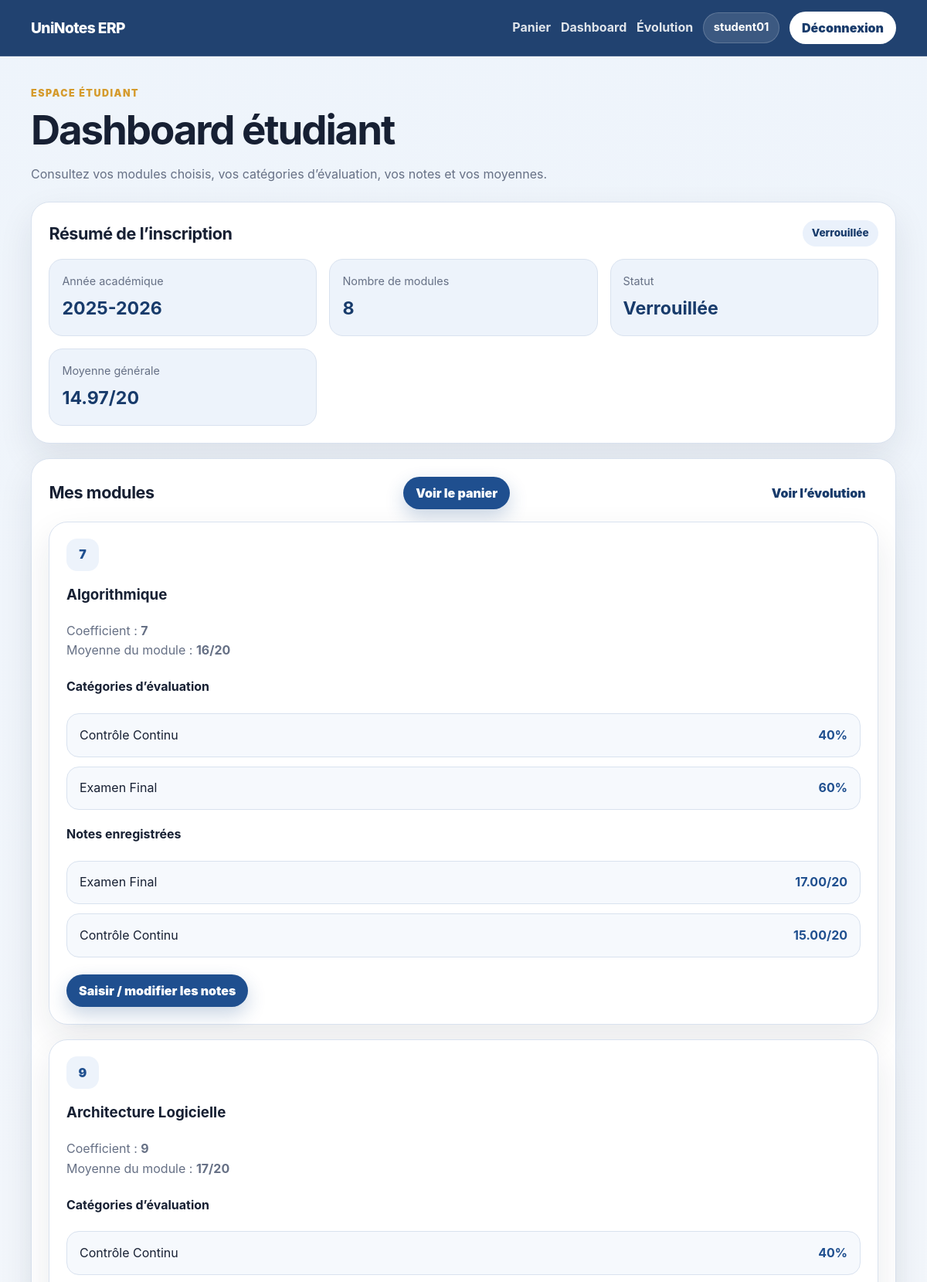
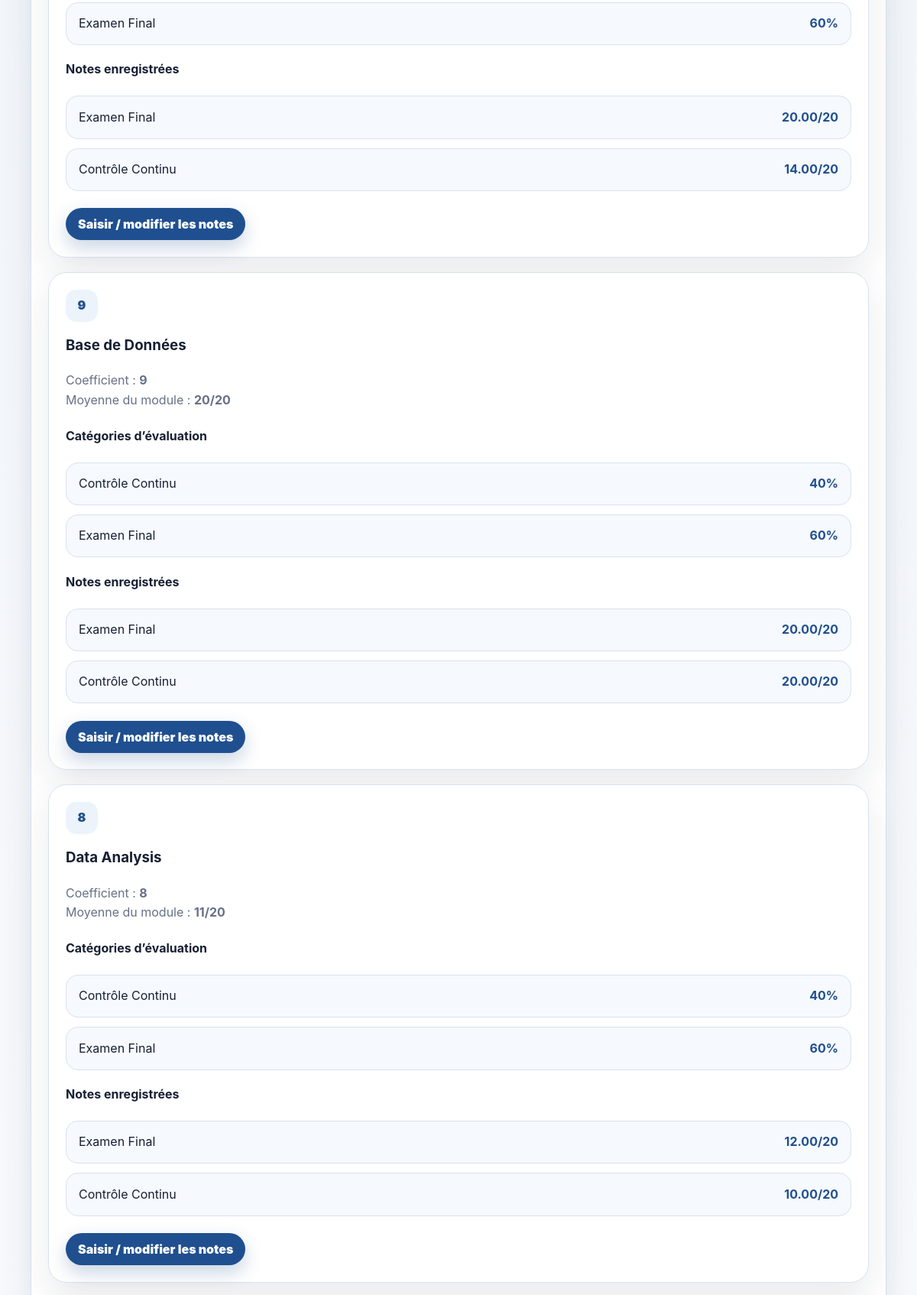
Page /dashboard/ (signed in, upper part) on the committed database (2 pictures, top to bottom).
### academics/models.py (models this page shows, shortened)
class Inscription(models.Model):
    STATUT_OUVERTE = "ouverte"
    STATUT_VERROUILLEE = "verrouillee"
    STATUT_CHOICES = [
        (STATUT_OUVERTE, "Ouverte"),
        (STATUT_VERROUILLEE, "Verrouillée"),
    ]
    etudiant = models.ForeignKey(settings.AUTH_USER_MODEL, on_delete=models.CASCADE, related_name="inscriptions")
    annee_academique = models.CharField(max_length=20, default="2025-2026")
    statut = models.CharField(max_length=20, choices=STATUT_CHOICES, default=STATUT_OUVERTE)
    date_creation = models.DateTimeField(auto_now_add=True)
    class Meta:
        unique_together = ["etudiant", "annee_academique"]
        ordering = ["-date_creation"]

class ModuleChoisi(models.Model):
    inscription = models.ForeignKey(Inscription, on_delete=models.CASCADE, related_name="modules_choisis")
    module = models.ForeignKey(CatalogueModule, on_delete=models.PROTECT, related_name="choix")
    date_choix = models.DateTimeField(auto_now_add=True)
    class Meta:
        unique_together = ["inscription", "module"]
        ordering = ["module__intitule"]

class CatalogueModule(models.Model):
    intitule = models.CharField(max_length=150, unique=True)
    coefficient = models.PositiveIntegerField(validators=[MinValueValidator(1)])
    description = models.TextField(blank=True, null=True)
    est_actif = models.BooleanField(default=True)
    class Meta:
        ordering = ["intitule"]

class CategorieEvaluation(models.Model):
   module = models.ForeignKey(CatalogueModule, on_delete=models.CASCADE, related_name="categories")
   nom = models.CharField(max_length=100)
   poids = models.PositiveBigIntegerField(validators=[MinValueValidator(1), MaxValueValidator(100)])
   class Meta:
       unique_together = ["module", "nom"]
       ordering = ["module__intitule", "nom"]

class Note(models.Model):
    module_choisi = models.ForeignKey(ModuleChoisi, on_delete=models.CASCADE, related_name="notes")
    categorie = models.ForeignKey(CategorieEvaluation, on_delete=models.PROTECT, related_name="notes")
    valeur = models.DecimalField(max_digits=4, decimal_places=2, validators=[MinValueValidator(Decimal('0.00')), MaxValueValidator(Decimal('20.00'))])
    date_saisie = models.DateTimeField(auto_now=True)
    class Meta:
        unique_together = ["module_choisi", "categorie"]
        ordering = ["-date_saisie"]

### dashboard/views.py (the view)
# urls.py: path("", views.student_dashboard_view, name="student_dashboard"),
@login_required
def student_dashboard_view(request):
    if request.user.profile.role != Profile.ROLE_STUDENT:
        messages.error(request, "Accès réservé aux étudiants.")
        return redirect("home")
    inscription = Inscription.objects.filter(
        etudiant=request.user,
        annee_academique="2025-2026"
    ).prefetch_related(
        "modules_choisis__module__categories",
        "modules_choisis__notes__categorie"
    ).first()
    if not inscription:
        messages.info(request, "Vous devez d’abord créer votre panier.")
        return redirect("basket")
    modules_choisis = inscription.modules_choisis.all()
    module_data = []
    for module_choisi in modules_choisis:
        module_data.append({
            "choix": module_choisi,
            "average": get_module_average(module_choisi),
        })
    general_average = get_general_average(inscription)
    return render(request, "dashboard/student_dashboard.html", {
        "inscription": inscription,
        "modules_data": module_data,
        "general_average": general_average,
        "is_read_only": False,
        "dashboard_user": request.user,
    })

### academics/services.py (called while the page is built)
def get_module_average(module_choisi):
    total_categories = module_choisi.module.categories.count()
    total_notes = module_choisi.notes.count()
    if total_categories == 0 or total_notes < total_categories:
        return None
    weighted_note = ExpressionWrapper(
        F("valeur") * F("categorie__poids") / Decimal("100.0"),
        output_field=DecimalField(max_digits=6, decimal_places=2)
    )
    result = module_choisi.notes.annotate(
        weighted_note=weighted_note
    ).aggregate(
        average=Sum("weighted_note")
    )
    return result["average"]

def get_general_average(inscription):
    total = Decimal("0.00")
    for module_choisi in inscription.modules_choisis.select_related("module"):
        module_average = get_module_average(module_choisi)
        if module_average is not None:
            total += module_average * module_choisi.module.coefficient
    return round(total / Decimal("60.0"), 2)

### templates/dashboard/student_dashboard.html (shortened to what this page needs)
{% extends 'base.html' %}
{% block content %}
  <div class="page-header">
    <p class="eyebrow">{% if is_read_only %}Lecture seule{% else %}Espace étudiant{% endif %}</p>
    <h1>
      {% if is_read_only %}
        Dashboard de {{ dashboard_user.username }}
      {% else %}
        Dashboard étudiant
      {% endif %}
    </h1>
    <p>
      {% if is_read_only %}
        Vue tuteur en lecture seule des modules, notes et moyennes de {{ dashboard_user.username }}.
      {% else %}
        Consultez vos modules choisis, vos catégories d’évaluation, vos notes et vos moyennes.
      {% endif %}
    </p>
  </div>
  <section class="basket-status card">
    <div class="section-title">
      <h2>Résumé de l’inscription</h2>
      <span class="status-badge">{{ inscription.get_statut_display }}</span>
    </div>
    <div class="stats-grid">
      <div class="stat-card">
        <span>Année académique</span>
        <strong>{{ inscription.annee_academique }}</strong>
      </div>
      <div class="stat-card">
        <span>Nombre de modules</span>
        <strong>{{ modules_data|length }}</strong>
      </div>
      <div class="stat-card">
        <span>Statut</span>
        <strong>{{ inscription.get_statut_display }}</strong>
      </div>
      <div class="stat-card">
        <span>Moyenne générale</span>
        <strong>
          {% if general_average %}
            {{ general_average }}/20
          {% else %}
            —
          {% endif %}
        </strong>
      </div>
    </div>
  </section>
  <section class="section-card card">
    <div class="section-title">
      <h2>Mes modules</h2>
      {% if is_read_only %}
        <a class="btn btn-light" href="{% url 'tutor_students' %}">Retour</a>
      {% else %}
        <a class="btn btn-primary" href="{% url 'basket' %}">Voir le panier</a>
        <a class="btn btn-light" href="{% url 'evolution' %}">Voir l’évolution</a>
      {% endif %}
    </div>
    {% if modules_data %}
      <div class="module-list">
        {% for data in modules_data %}
          {% with choix=data.choix %}
            <article class="card feature-card">
              <span class="feature-icon">{{ choix.module.coefficient }}</span>
              <h3>{{ choix.module.intitule }}</h3>
              <p>
                Coefficient :
                <strong>{{ choix.module.coefficient }}</strong>
              </p>
              <p>
                Moyenne du module :
                <strong>
                  {% if data.average %}
                    {{ data.average }}/20
                  {% else %}
                    En attente de notes
                  {% endif %}
                </strong>
              </p>
              <h4>Catégories d’évaluation</h4>
              <ul class="suggestion-list">
                {% for categorie in choix.module.categories.all %}
                  <li>
                    <span>{{ categorie.nom }}</span>
                    <strong>{{ categorie.poids }}%</strong>
                  </li>
                {% endfor %}
              </ul>
              <h4 style="margin-top: 1.2rem;">Notes enregistrées</h4>
              {% if choix.notes.all %}
                <ul class="suggestion-list">
                  {% for note in choix.notes.all %}
                    <li>
                      <span>{{ note.categorie.nom }}</span>
                      <strong>{{ note.valeur }}/20</strong>
                    </li>
                  {% endfor %}
                </ul>
              {% else %}
                <p class="empty-state">Aucune note saisie.</p>
              {% endif %}
              <div style="margin-top: 1.4rem;">
                {% if is_read_only %}
                  <span class="btn btn-disabled">Lecture seule</span>
                {% elif inscription.statut == 'verrouillee' %}
                  <a class="btn btn-primary" href="{% url 'manage_notes' choix.id %}">Saisir / modifier les notes</a>
                {% else %}
                  <span class="btn btn-disabled">Inscription non verrouillée</span>
                {% endif %}
              </div>
            </article>
          {% endwith %}
        {% endfor %}
      </div>
    {% else %}
      <p class="empty-state">Aucun module choisi.</p>
    {% endif %}
  </section>
{% endblock %}

### templates/base.html (shortened to what this page needs)
<!DOCTYPE html>
{% load static %}
<html lang="fr">
  <head>
    <link rel="stylesheet" href="{% static 'css/style.css' %}" />
  </head>
  <body>
    <nav class="navbar">
      <div class="nav-inner">
        <a class="brand" href="{% url 'home' %}">UniNotes ERP</a>
        <div class="nav-actions">
          {% if user.is_authenticated %}
            {% if user.profile.role == 'student' %}
              <a class="nav-link" href="{% url 'basket' %}">Panier</a>
              <a class="nav-link" href="{% url 'student_dashboard' %}">Dashboard</a>
              <a class="nav-link" href="{% url 'evolution' %}">Évolution</a>
            {% elif user.profile.role == 'tutor' %}
              <a class="nav-link" href="{% url 'tutor_students' %}">Étudiants</a>
            {% endif %}
            <span class="user-pill">{{ user.username }}</span>
            <form method="post" action="{% url 'logout' %}" class="inline-form">
              <button class="btn btn-light" type="submit">Déconnexion</button>
            </form>
          {% else %}
            <a class="nav-link" href="{% url 'login' %}">Connexion</a>
            <a class="btn btn-light" href="{% url 'register' %}">Inscription</a>
          {% endif %}
        </div>
      </div>
    </nav>
    <main class="container">
      {% block content %}
      {% endblock %}
    </main>
  </body>
</html>

### static/css/style.css (style rules this page uses)
* { box-sizing: border-box; }
:root { --bg: #f4f7fb; --surface: #ffffff; --surface-soft: #edf3fb; --primary: #1f4f8f; --primary-dark: #183b6b; --accent: #d59b2d; --danger: #b4232f; --danger-dark: #8f1d27; --text: #172033; --muted: #667085; --border: #d9e2ef; --shadow: 0 18px 45px rgba(23, 32, 51, 0.09); }
body { margin: 0; min-height: 100vh; background: linear-gradient(180deg, #eef4fb 0%, var(--bg) 38%, #ffffff 100%); color: var(--text); font-family: Inter, "Segoe UI", Arial, sans-serif; font-size: 16px; line-height: 1.6; }
a { color: var(--primary); text-decoration: none; }
h1, h2, h3, p { margin-top: 0; }
h1 { font-size: clamp(2rem, 5vw, 3.3rem); line-height: 1.08; letter-spacing: -0.04em; margin-bottom: 1rem; }
h2 { font-size: 1.35rem; letter-spacing: -0.02em; margin-bottom: 0.75rem; }
button, input, select, textarea { font: inherit; }
.navbar { position: sticky; top: 0; z-index: 10; background: rgba(24, 59, 107, 0.96); border-bottom: 1px solid rgba(255, 255, 255, 0.14); backdrop-filter: blur(12px); }
.nav-inner { width: min(1120px, calc(100% - 32px)); margin: 0 auto; min-height: 72px; display: flex; align-items: center; justify-content: space-between; gap: 1rem; }
.brand { color: #ffffff; font-size: 1.2rem; font-weight: 800; letter-spacing: -0.03em; }
.nav-actions { display: flex; align-items: center; gap: 0.8rem; flex-wrap: wrap; justify-content: flex-end; }
.nav-link { color: rgba(255, 255, 255, 0.86); font-weight: 700; }
.user-pill { color: #ffffff; background: rgba(255, 255, 255, 0.12); border: 1px solid rgba(255, 255, 255, 0.18); border-radius: 999px; padding: 0.45rem 0.8rem; font-size: 0.92rem; font-weight: 700; }
.container { width: min(1120px, calc(100% - 32px)); margin: 0 auto; padding: 2.4rem 0 4rem; }
.eyebrow { margin-bottom: 0.55rem; color: var(--accent); font-size: 0.78rem; font-weight: 900; letter-spacing: 0.12em; text-transform: uppercase; }
.card { background: var(--surface); border: 1px solid var(--border); border-radius: 24px; box-shadow: var(--shadow); }
.feature-card { padding: 1.35rem; }
.feature-card p { color: var(--muted); margin-bottom: 0; }
.feature-icon { display: inline-grid; place-items: center; min-width: 42px; height: 42px; margin-bottom: 1rem; border-radius: 14px; background: var(--surface-soft); color: var(--primary); font-weight: 900; }
.page-header { margin-bottom: 1.4rem; }
.page-header p:last-child { color: var(--muted); max-width: 720px; }
.section-card, .basket-status { padding: 1.4rem; margin-bottom: 1.2rem; }
.section-title { display: flex; align-items: center; justify-content: space-between; gap: 1rem; margin-bottom: 1rem; }
.section-title h2 { margin-bottom: 0; }
.status-badge { display: inline-flex; align-items: center; border-radius: 999px; padding: 0.4rem 0.75rem; background: #eaf1fb; color: var(--primary-dark); font-size: 0.85rem; font-weight: 800; }
.stats-grid { display: grid; grid-template-columns: repeat(3, 1fr); gap: 1rem; }
.stat-card { padding: 1rem; border-radius: 18px; background: var(--surface-soft); border: 1px solid var(--border); }
.stat-card span { display: block; color: var(--muted); font-size: 0.9rem; margin-bottom: 0.35rem; }
.stat-card strong { display: block; color: var(--primary-dark); font-size: 1.45rem; }
.suggestion-list { list-style: none; padding: 0; margin: 0; display: grid; gap: 0.75rem; }
.suggestion-list li { display: flex; align-items: center; justify-content: space-between; gap: 1rem; padding: 0.9rem 1rem; border-radius: 16px; background: #f6f9fd; border: 1px solid var(--border); }
.suggestion-list strong { color: var(--primary); white-space: nowrap; }
.btn { display: inline-flex; align-items: center; justify-content: center; min-height: 42px; border: 0; border-radius: 999px; padding: 0.65rem 1rem; cursor: pointer; font-weight: 900; line-height: 1; text-decoration: none; transition: transform 0.2s ease, box-shadow 0.2s ease, background 0.2s ease; }
.btn-primary { color: #ffffff; background: var(--primary); box-shadow: 0 10px 24px rgba(31, 79, 143, 0.24); }
.btn-light { color: var(--primary-dark); background: #ffffff; }
.inline-form { display: inline; }
.module-list { display: flex; flex-direction: column; gap: 1.2rem; }
.module-list .feature-card { width: 100%; }

### rows in the picture
Inscription: statut "Verrouillée", annee_academique "2025-2026"
ModuleChoisi: choix.module.coefficient "7", choix.module.intitule "Algorithmique", average "16"
CategorieEvaluation: nom "Contrôle Continu", poids "40"
CategorieEvaluation: nom "Examen Final", poids "60"
Note: categorie.nom "Examen Final", valeur "17.00"
Note: categorie.nom "Contrôle Continu", valeur "15.00"
ModuleChoisi: choix.module.coefficient "9", choix.module.intitule "Architecture Logicielle", average "17"
CategorieEvaluation: nom "Contrôle Continu", poids "40"
CategorieEvaluation: nom "Examen Final", poids "60"
Note: categorie.nom "Examen Final", valeur "20.00"
Note: categorie.nom "Contrôle Continu", valeur "14.00"
ModuleChoisi: choix.module.coefficient "9", choix.module.intitule "Base de Données", average "20"
CategorieEvaluation: nom "Contrôle Continu", poids "40"
CategorieEvaluation: nom "Examen Final", poids "60"
Note: categorie.nom "Examen Final", valeur "20.00"
Note: categorie.nom "Contrôle Continu", valeur "20.00"
ModuleChoisi: choix.module.coefficient "8", choix.module.intitule "Data Analysis", average "11"
CategorieEvaluation: nom "Contrôle Continu", poids "40"
CategorieEvaluation: nom "Examen Final", poids "60"
Note: categorie.nom "Examen Final", valeur "12.00"
Note: categorie.nom "Contrôle Continu", valeur "10.00"

### other values in the picture
{{ user.username }} "student01"
{{ modules_data|length }} "8"
{{ general_average }} "14.97"
